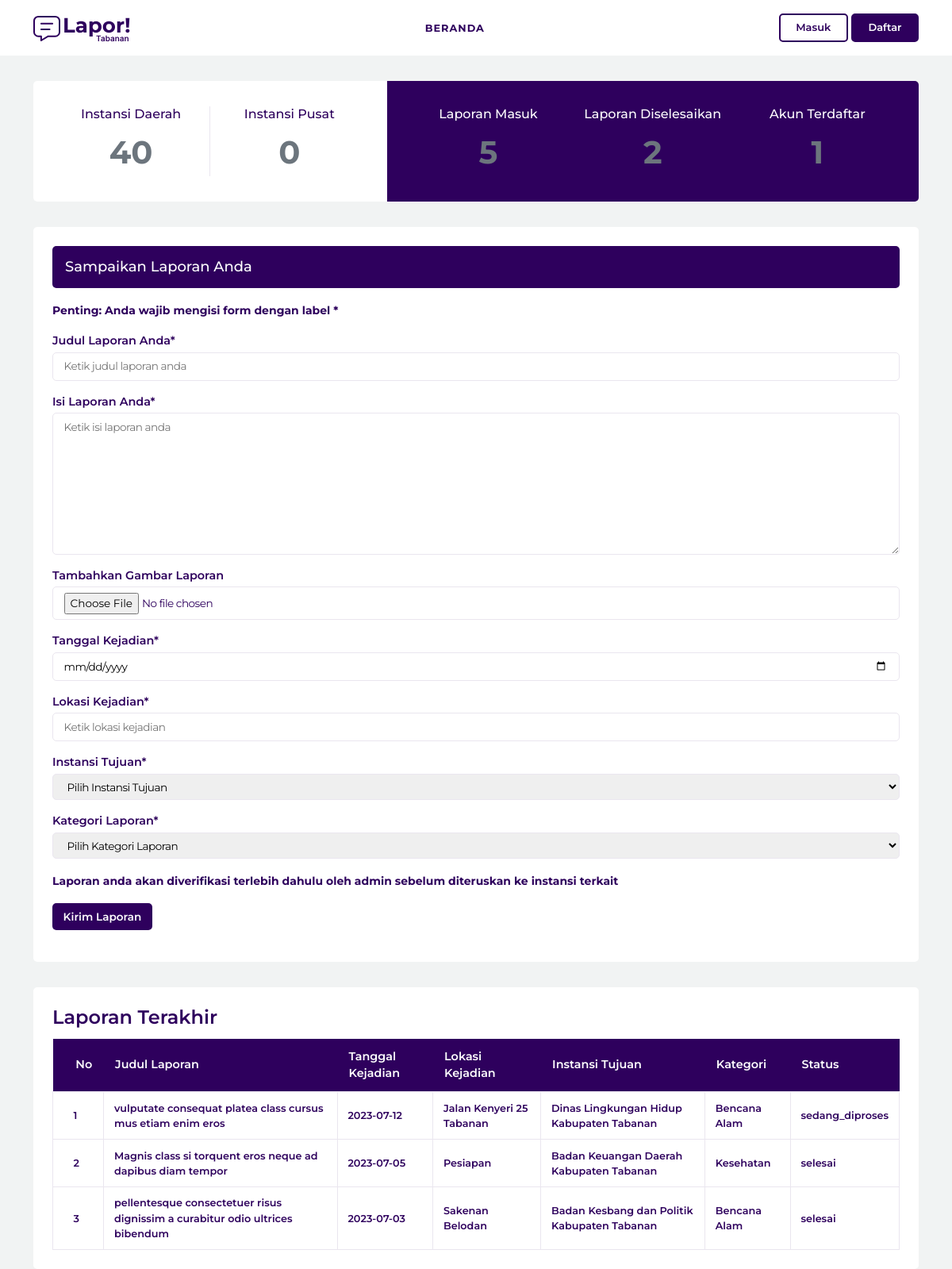
The page / on the database its author committed.
### tables this page shows
CREATE TABLE `laporan` (
  `id_laporan` tinyint(4) NOT NULL,
  `judul` varchar(300) NOT NULL,
  `isi` varchar(500) NOT NULL,
  `gambar` int(4) NOT NULL,
  `tanggal` varchar(50) NOT NULL,
  `lokasi` varchar(100) NOT NULL,
  `id_users` tinyint(4) NOT NULL,
  `id_instansi` tinyint(4) NOT NULL,
  `id_kategori` tinyint(4) NOT NULL,
  `status` varchar(50) NOT NULL,
  `tanggal_dibuat` varchar(50) NOT NULL,
  `tanggal_diubah` varchar(50) NOT NULL
);

CREATE TABLE `instansi` (
  `id` tinyint(4) NOT NULL,
  `nama_instansi` varchar(200) NOT NULL,
  `tingkat_instansi` varchar(100) NOT NULL,
  `username` varchar(100) NOT NULL,
  `password` varchar(500) NOT NULL
);

CREATE TABLE `kategori` (
  `id` tinyint(4) NOT NULL,
  `nama_kategori` varchar(100) NOT NULL
);

### index.php (the view, shortened to what this page needs)
<?php include 'header.php'; ?>
<?php
$sql_count_instansi_daerah = mysqli_query( $koneksi, "SELECT * FROM instansi WHERE tingkat_instansi='daerah'" );
$count_instansi_daerah = mysqli_num_rows( $sql_count_instansi_daerah );
$sql_count_instansi_pusat = mysqli_query( $koneksi, "SELECT * FROM instansi WHERE tingkat_instansi='pusat'" );
$count_instansi_pusat = mysqli_num_rows( $sql_count_instansi_pusat );
$sql_count_laporan_masuk = mysqli_query( $koneksi, "SELECT * FROM laporan" );
$count_laporan_masuk = mysqli_num_rows( $sql_count_laporan_masuk );
$sql_count_laporan_selesai = mysqli_query( $koneksi, "SELECT * FROM laporan WHERE status='selesai' " );
$count_laporan_selesai = mysqli_num_rows( $sql_count_laporan_selesai );
$sql_count_akun = mysqli_query( $koneksi, "SELECT * FROM users" );
$count_akun = mysqli_num_rows( $sql_count_akun );
?>
<section class="aduan-grafik-wrapper">
	<div class="container">
		<div class="aduan-grafik-container">
			<div class="aduan-grafik-left">
				<div class="aduan-grafik-left-column">
					<h3>Instansi Daerah</h3>
					<span class="text-secondary"><?php echo $count_instansi_daerah; ?></span>
				</div>
				<div class="aduan-grafik-left-column">
					<h3>Instansi Pusat</h3>
					<span class="text-secondary"><?php echo $count_instansi_pusat; ?></span>
				</div>
			</div>
			<div class="aduan-grafik-right">
				<div class="aduan-grafik-column">
					<h3>Laporan Masuk</h3>
					<span class="text-secondary"><?php echo $count_laporan_masuk; ?></span>
				</div>
				<div class="aduan-grafik-column">
					<h3>Laporan Diselesaikan</h3>
					<span class="text-secondary"><?php echo $count_laporan_selesai ?></span>
				</div>
				<div class="aduan-grafik-column">
					<h3>Akun Terdaftar</h3>
					<span class="text-secondary"><?php echo $count_akun; ?></span>
				</div>
			</div>
		</div>
	</div>
</section>
<?php
if ( isset($_SESSION['hak_akses']) ) {
	if ( $_SESSION['hak_akses'] == "admin" || $_SESSION['hak_akses'] == "instansi" ) {
		$is_admin = true;
	} else {
		$is_admin = false;
	}
} else {
	$is_admin = false;
}
if ( $is_admin == true ) {
} else {
?>
<section class="aduan-form-wrapper">
	<div class="container">
		<div class="aduan-form-container">
			<div class="aduan-form-heading">
				<h3>Sampaikan Laporan Anda</h3>
			</div>
			<div class="aduan-form">
				<p><b><small>Penting: Anda wajib mengisi form dengan label *</small></b></p>
				<form action="script/kirim-laporan.php" method="post" enctype="multipart/form-data">
				<div class="aduan-form-group">
					<label for="">Judul Laporan Anda*</label>
					<input type="text" name="judul" placeholder="Ketik judul laporan anda" required>
				</div>
				<div class="aduan-form-group">
					<label for="">Isi Laporan Anda*</label>
					<textarea name="isi" cols="30" rows="8" placeholder="Ketik isi laporan anda" required></textarea>
				</div>
				<div class="aduan-form-group">
					<label for="">Tambahkan Gambar Laporan</label>
					<input type="file" name="gambar">
				</div>
				<div class="aduan-form-group">
					<label for="">Tanggal Kejadian*</label>
					<input type="date" name="tanggal" required>
				</div>
				<div class="aduan-form-group">
					<label for="">Lokasi Kejadian*</label>
					<input type="text" name="lokasi" placeholder="Ketik lokasi kejadian" required>
				</div>
				<div class="aduan-form-group">
					<label for="">Instansi Tujuan*</label>
					<select name="id_instansi" required>
						<option value="">Pilih Instansi Tujuan</option>
					</select>
				</div>
				<div class="aduan-form-group">
					<label for="">Kategori Laporan*</label>
					<select name="id_kategori" required>
						<option value="">Pilih Kategori Laporan</option>
					</select>
				</div>
				<p><b><small>Laporan anda akan diverifikasi terlebih dahulu oleh admin sebelum diteruskan ke instansi terkait</small></b></p>
				<div class="aduan-form-group">
					<button type="submit">Kirim Laporan</button>
				</div>
				</form>
			</div>
		</div>
	</div>
</section>
<?php } ?>
<section class="aduan-form-wrapper">
	<div class="container">
		<div class="aduan-form-container">
			<div class="aduan-table">
				<h4 class="aduan-table-heading">Laporan Terakhir</h4>
				<table>
					<tr>
						<th>No</th>
						<th>Judul Laporan</th>
						<th>Tanggal Kejadian</th>
						<th>Lokasi Kejadian</th>
						<th>Instansi Tujuan</th>
						<th>Kategori</th>
						<th>Status</th>
					</tr>
					<?php
					$sql_get_laporan = mysqli_query( $koneksi, "SELECT * FROM laporan INNER JOIN instansi ON laporan.id_instansi = instansi.id INNER JOIN kategori ON laporan.id_kategori = kategori.id ORDER BY laporan.id_laporan DESC " );
					$i = 1;
					while ( $row = mysqli_fetch_array( $sql_get_laporan, MYSQLI_ASSOC ) ) {
					?>
					<tr>
						<td><?php echo $i++; ?></td>
						<td><?php echo $row['judul']; ?></td>
						<td><?php echo $row['tanggal']; ?></td>
						<td><?php echo $row['lokasi']; ?></td>
						<td><?php echo $row['nama_instansi']; ?></td>
						<td><?php echo $row['nama_kategori']; ?></td>
						<td><?php echo $row['status']; ?></td>
					</tr>
					<?php } ?>
				</table>
			</div>
		</div>
	</div>
</section>
<?php include 'footer.php'; ?>

### header.php (shortened to what this page needs)
<!DOCTYPE html>
<html lang="en">
<head>
	<link href="https://cdn.jsdelivr.net/npm/bootstrap@5.0.2/dist/css/bootstrap.min.css" rel="stylesheet">
    <link rel="stylesheet" href="assets/css/style.css">
    <link href="https://unpkg.com/boxicons@2.1.4/css/boxicons.min.css" rel="stylesheet">
</head>
<body>
<div class="nav-wrapper">
	<div class="container">
		<div class="nav-container">
			<div class="nav-branding">
				<a href="index.php">
					<img src="assets/image/aduan.svg" alt="branding">
				</a>
			</div>
			<div class="nav-menu">
				<?php
				if ( isset($_SESSION['hak_akses']) ) {
					if ( $_SESSION['hak_akses'] == "users" ) {
				?>
						<ul>
							<li><a href="index.php">Beranda</a></li>
							<li><a href="aduan.php">Aduan</a></li>
						</ul>
				<?php
					} else if ( $_SESSION['hak_akses'] == "admin" ) {
				?>
						<ul>
							<li><a href="index.php">Beranda</a></li>
							<li><a href="admin-aduan.php">Aduan</a></li>
							<li><a href="admin-instansi.php">Instansi</a></li>
							<li><a href="admin-kategori.php">Kategori</a></li>
							<li><a href="admin-users.php">Users</a></li>
						</ul>
				<?php
					} else if ( $_SESSION['hak_akses'] == "instansi" ) {
				?>
						<ul>
							<li><a href="index.php">Beranda</a></li>
							<li><a href="instansi-aduan.php">Aduan</a></li>
						</ul>
				<?php
					}
				} else {
				?>
					<ul>
						<li><a href="index.php">Beranda</a></li>
					</ul>
				<?php
				}
				?>
			</div>
			<div class="nav-login-signup">
				<?php
				if ( isset($_SESSION['hak_akses']) ) {
					if ( $_SESSION['hak_akses'] == "users" ) {
				?>
					<div class="users-profile">
						<span>Hallo! <?php echo '<a href="users.php">'. $_SESSION['username'] .'</a>'; ?></span> |
						<span><a href="script/users-logout.php" onclick="return confirm('Anda yakin ingin logout?')">Logout</a></span>
					</div>
				<?php
					} else if ( $_SESSION['hak_akses'] == "admin" ) {
				?>
					<div class="users-profile">
						<span>Hallo! <?php echo '<a href="#">'. $_SESSION['username'] .'</a>'; ?></span> |
						<span><a href="admin/admin-logout.php" onclick="return confirm('Anda yakin ingin logout?')">Logout</a></span>
					</div>
				<?php
					} else if ( $_SESSION['hak_akses'] == "instansi" ) {
				?>
					<div class="users-profile">
						<span>Hallo! <?php echo '<a href="#">'. $_SESSION['nama_instansi'] .'</a>'; ?></span> |
						<span><a href="admin/admin-logout.php" onclick="return confirm('Anda yakin ingin logout?')">Logout</a></span>
					</div>
				<?php
					}
				} else {
				?>
					<a href="login.php" class="nav-login-button">Masuk</a>
					<a href="signup.php" class="nav-signup-button">Daftar</a>
				<?php } ?>
			</div>
		</div>
	</div>
</div>

### footer.php (shortened to what this page needs)
</body>
</html>

### assets/css/style.css (style rules this page uses)
:root { --font-family: 'Montserrat', sans-serif; --body-bg: #f1f3f3; --bg: #fff; --bg-dark: #2e005d; --text: #2e005d; --text-gray: ; --text-white: #fff; --text-light: ; --border: #eae6ef; --border-dark: #2e005d; --primary: #2e005d; --secondary: ; --link: ; --link-hover: ; }
body { font-family: var(--font-family); background: var(--body-bg); color: var(--text); }
a { text-decoration: none; color: inherit; }
.nav-wrapper { background: var(--bg); }
.nav-container { display: flex; justify-content: space-between; align-items: center; }
.nav-menu ul { list-style-type: none; margin: 0; padding: 0; }
.nav-menu ul li { float: left; }
.nav-menu ul li a { display: inline-block; padding: 2em 1em; color: inherit; text-decoration: none; font-weight: 700; text-transform: uppercase; font-size: .8rem; letter-spacing: 1px; }
.nav-login-button { display: inline-block; padding: .5em 1.5em; border: 2px solid var(--border-dark); border-radius: 5px; font-weight: 600; font-size: small; }
.nav-signup-button { display: inline-block; padding: .5em 1.5em; border: 2px solid var(--border-dark); background: var(--bg-dark); color: var(--text-white); border-radius: 5px; font-weight: 600; font-size: small; }
.aduan-grafik-wrapper { margin-top: 2em; }
.aduan-grafik-container { overflow: hidden; display: flex; justify-content: space-between; align-items: stretch; border-radius: 5px; }
.aduan-grafik-left { width: 40%; background: var(--bg); display: flex; justify-content: space-between; align-items: center; padding: 2em 1.5em; }
.aduan-grafik-left-column { width: 50%; text-align: center; border-right: 1px solid var(--border); }
.aduan-grafik-left-column:last-child { border-right: 0; }
.aduan-grafik-left-column h3 { font-size: 1rem; }
.aduan-grafik-left-column span { font-size: 2.5rem; font-weight: 700; }
.aduan-grafik-right { width: 60%; background: var(--bg-dark); display: flex; justify-content: space-between; align-items: center; color: var(--text-white); padding: 2em 1.5em; }
.aduan-grafik-column { width: 33.33%; text-align: center; border-right: 1px solid var(--border-dark); }
.aduan-grafik-column:last-child { border-right: none; }
.aduan-grafik-column h3 { font-size: 1rem; }
.aduan-grafik-column span { font-size: 2.5rem; font-weight: 700; }
.aduan-form-wrapper { margin-top: 2em; }
.aduan-form-container { background: var(--bg); padding: 1.5em; border-radius: 5px; }
.aduan-form-heading { background: var(--bg-dark); color: var(--text-white); padding: 1em; border-radius: 5px; margin-bottom: 1em; }
.aduan-form-heading h3 { margin: 0; font-size: large; }
.aduan-form-group { margin-bottom: 1em; }
.aduan-form-group label { display: block; font-size: .9rem; font-weight: 600; margin-bottom: .2em; }
.aduan-form-group input, .aduan-form-group textarea, .aduan-form-group select { display: block; padding: .5em 1em; border: 1px solid var(--border); border-radius: 5px; width: 100%; font-size: .85rem; letter-spacing: -0.5px; }
.aduan-form-group button, .aduan-form-group a.button-link { display: inline-block; padding: .5em 1em; border-radius: 5px; background: var(--bg-dark); color: var(--text-white); border: none; outline: none; font-family: inherit; font-weight: 600; font-size: .85rem; }
.aduan-table .aduan-table-heading { font-weight: 600; margin-bottom: .5em; }
.aduan-table table { padding: 0 1em; width: 100%; border-collapse: collapse; }
.aduan-table table th, .aduan-table table td { padding: .8em 1em; }
.aduan-table table th:first-child, .aduan-table table td:first-child { padding-left: 2em; }
.aduan-table table th { background: var(--bg-dark); color: var(--text-white); font-size: .9rem; font-weight: 600; }
.aduan-table table td { border: 1px solid var(--border); font-size: .8rem; font-weight: 600; }

### rows shown on the page
laporan: judul "vulputate consequat platea class cursus mus etiam enim eros", tanggal "2023-07-12", lokasi "Jalan Kenyeri 25 Tabanan", id_instansi.nama_instansi "Dinas Lingkungan Hidup Kabupaten Tabanan", id_kategori.nama_kategori "Bencana Alam", status "sedang_diproses"
laporan: judul "Magnis class si torquent eros neque ad dapibus diam tempor", tanggal "2023-07-05", lokasi "Pesiapan", id_instansi.nama_instansi "Badan Keuangan Daerah Kabupaten Tabanan", id_kategori.nama_kategori "Kesehatan", status "selesai"
laporan: judul "pellentesque consectetuer risus dignissim a curabitur odio ultrices bibendum", tanggal "2023-07-03", lokasi "Sakenan Belodan", id_instansi.nama_instansi "Badan Kesbang dan Politik Kabupaten Tabanan", id_kategori.nama_kategori "Bencana Alam", status "selesai"

### other values the page prints
$count_instansi_daerah "40"
$count_instansi_pusat "0"
$count_laporan_masuk "5"
$count_laporan_selesai "2"
$count_akun "1"
